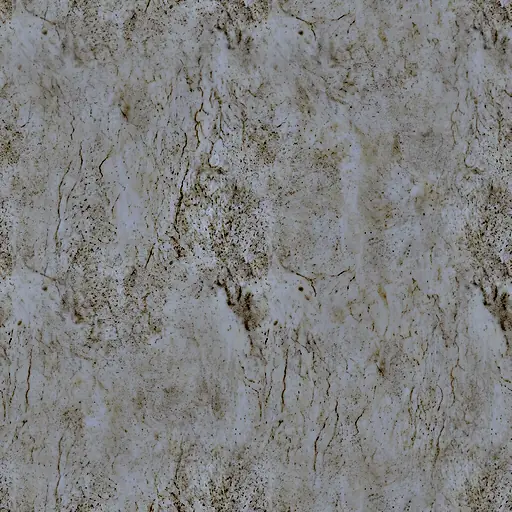
#> input picture tex/d-bone.webp, 512 x 512 px, given in place of Gemini_Generated_Image_bvetgrbvetgrbvet.jpeg, which was not available
$ python make-photo-tex.py ../tex/d-bone.webp
#> lines starting #> are read from the running program, lines starting #| are printed output that depends on the picture; pictures that were not available may be replaced by others from this repository, and a replacement may not be noted
#!/usr/bin/env python3
# 把 Gemini 生成的原圖（generated-images/，2048×2048 的 JPEG，不放進 git）做成遊戲用的貼圖（tex/*.webp）
# 用法：python3 tools/make-photo-tex.py            → 全部重做
#       python3 tools/make-photo-tex.py --monsters → 只做怪物的材質（d-* 細節貼圖、m-* 照片）
#       python3 tools/make-photo-tex.py --preview  → 另外在 playtest-out/photo-tex-preview.jpg 拼一張 2×2 重複排的預覽（看接縫）
# 每張貼圖都要能重複排不露出接縫：
# - 規則花紋（壁紙、地毯、地磚、人字拼）：先找出花紋重複的間距，剛好裁幾個整數間距，左右上下才接得起來
# - 不規則的（絨布、水泥、鐵板）：把圖平移一半再跟原圖混合，接縫藏在中間
# 車廂的牆是一張合成圖：上面壁紙、中間黃銅線、下面胡桃木鑲板和踢腳板（跟 render3d.js 原本畫的 walnutTex 一樣的排法）
import os, sys
import numpy as np
from PIL import Image, ImageDraw, ImageFilter, ImageFont

ROOT = os.path.dirname(os.path.dirname(os.path.abspath(__file__)))
SRC = os.path.join(ROOT, 'generated-images')
OUT = os.path.join(ROOT, 'tex')
# 貼圖名稱 → 原圖檔名（Gemini 下載下來的名字）
SOURCES = {
    'wallpaper': 'Gemini_Generated_Image_k7v0u2k7v0u2k7v0.jpeg',
    'walnut': 'Gemini_Generated_Image_ui4wi3ui4wi3ui4w.jpeg',
    'velvet': 'Gemini_Generated_Image_kcmz3rkcmz3rkcmz.jpeg',
    'runner': 'Gemini_Generated_Image_r8kjebr8kjebr8kj.jpeg',
    'lounge': 'Gemini_Generated_Image_osfaw5osfaw5osfa.jpeg',
    'tile': 'Gemini_Generated_Image_g7xurtg7xurtg7xu.jpeg',
    'ceiling': 'Gemini_Generated_Image_ag6ex2ag6ex2ag6e.jpeg',
    'iron': 'Gemini_Generated_Image_k2suq3k2suq3k2su.jpeg',
    'herringbone': 'Gemini_Generated_Image_w74rb7w74rb7w74r.jpeg',
    'concrete': 'Gemini_Generated_Image_lq8fk7lq8fk7lq8f.jpeg',
    # 第二批（2026/10/18）：家具的胡桃木、皮箱、黃銅、桌布床單，車站的灰泥和釉面磚、墨綠車身、車頂、包廂滑門、景觀車廂的地毯
    'wood': 'Gemini_Generated_Image_8mgmne8mgmne8mgm.jpeg',
    'leather': 'Gemini_Generated_Image_qz4ydyqz4ydyqz4y.jpeg',
    'brass': 'Gemini_Generated_Image_6ihf5u6ihf5u6ihf.jpeg',
    'linen': 'Gemini_Generated_Image_rb9injrb9injrb9i.jpeg',
    'plaster': 'Gemini_Generated_Image_5dlfl15dlfl15dlf.jpeg',
    'walltile': 'Gemini_Generated_Image_c58hccc58hccc58h.jpeg',
    'carbody': 'Gemini_Generated_Image_dztcoudztcoudztc.jpeg',
    'roof': 'Gemini_Generated_Image_k4z698k4z698k4z6.jpeg',
    'door': 'Gemini_Generated_Image_7x128b7x128b7x12.jpeg',      # 1536×2752（直的）
    'rug': 'Gemini_Generated_Image_xx8me7xx8me7xx8m.jpeg',       # 2752×1536（橫的）
    # 第三批（2026/10/18）：車窗外的風景（遠景、五種中景畫在洋紅色背景上，再去背）、白天的站場、時刻表、三張海報
    # 站場、時刻表、海報：第一次那段對話後半的「下載原尺寸」壞掉了，開新對話重新生成（只用原尺寸的圖，不用網頁上的預覽圖）
    'far': 'Gemini_Generated_Image_uz7g94uz7g94uz7g.jpeg',
    'mid-plain': 'Gemini_Generated_Image_rdqtq8rdqtq8rdqt.jpeg',
    'mid-trees': 'Gemini_Generated_Image_mw0ex7mw0ex7mw0e.jpeg',
    'mid-bridge': 'Gemini_Generated_Image_syuqa8syuqa8syuq.jpeg',
    'mid-snow': 'Gemini_Generated_Image_v3359lv3359lv335.jpeg',
    'mid-city': 'Gemini_Generated_Image_g1h12og1h12og1h1.jpeg',
    'yard': 'Gemini_Generated_Image_c946wsc946wsc946.jpeg',          # 正側面、沒有透視的站場（2752×1536）
    'timetable': 'Gemini_Generated_Image_wiiy64wiiy64wiiy.jpeg',     # 1792×2400
    'poster-bridge': 'Gemini_Generated_Image_xc91nxxc91nxxc91.jpeg',
    'poster-snow': 'Gemini_Generated_Image_gw9x93gw9x93gw9x.jpeg',
    'poster-meadow': 'Gemini_Generated_Image_kd6guokd6guokd6g.jpeg',
    # 第四批（2026/10/18）：怪物的材質（皮膚、鳥腳的鱗片、布、骨頭、鐵、樹皮、苔蘚、頭髮、草、獸毛、眼白、蛞蝓的皮、屍皮、
    # 兩種菇傘、菌褶、菇柄、葵花籽、花瓣、熔岩）。針織毛衣的布連續三次生成失敗，眼花女孩的毛衣用棉布
    'm-skin': 'Gemini_Generated_Image_bvetgrbvetgrbvet.jpeg',
    'm-birdleg': 'Gemini_Generated_Image_x46o8x46o8x46o8x.jpeg',
    'm-cotton': 'Gemini_Generated_Image_8ktbo8ktbo8ktbo8.jpeg',
    'm-bone': 'Gemini_Generated_Image_4cdve94cdve94cdv.jpeg',
    'm-steel': 'Gemini_Generated_Image_436nf6436nf6436n.jpeg',
    'm-rag': 'Gemini_Generated_Image_49ow6r49ow6r49ow.jpeg',
    'm-bark': 'Gemini_Generated_Image_3fm4jv3fm4jv3fm4.jpeg',
    'm-moss': 'Gemini_Generated_Image_o6tnsoo6tnsoo6tn.jpeg',
    'm-hair': 'Gemini_Generated_Image_2qenhk2qenhk2qen.jpeg',
    'm-grass': 'Gemini_Generated_Image_mq00vpmq00vpmq00.jpeg',
    'm-fur': 'Gemini_Generated_Image_8pxc7a8pxc7a8pxc.jpeg',
    'm-sclera': 'Gemini_Generated_Image_3a8yky3a8yky3a8y.jpeg',
    'm-slug': 'Gemini_Generated_Image_68c3fc68c3fc68c3.jpeg',
    'm-corpse': 'Gemini_Generated_Image_f9jzvef9jzvef9jz.jpeg',
    'm-capred': 'Gemini_Generated_Image_tcquz7tcquz7tcqu.jpeg',
    'm-cappurple': 'Gemini_Generated_Image_j1jrw3j1jrw3j1jr.jpeg',
    'm-gills': 'Gemini_Generated_Image_ojb2znojb2znojb2.jpeg',
    'm-stem': 'Gemini_Generated_Image_n2mf9in2mf9in2mf.jpeg',
    'm-seeds': 'Gemini_Generated_Image_cg85kicg85kicg85.jpeg',
    'm-petal': 'Gemini_Generated_Image_fw841zfw841zfw84.jpeg',
    'm-lava': 'Gemini_Generated_Image_unqve6unqve6unqv.jpeg',
}
FONT = '/System/Library/Fonts/Supplemental/Songti.ttc'   # 宋體（繁體 Bold 是第 2 個、Regular 是第 7 個）


def load(name):
#> called with name = 'm-skin'
    return np.asarray(Image.open(os.path.join(SRC, SOURCES[name])).convert('RGB'), dtype=np.float32)


# [24 lines left out: functions period, crop_periods, not called in this run]


def blend_axis(a, axis, frac):
    """沿著一個方向做成可以重複：邊緣換成平移一半的圖（它的邊緣是原圖的中間，接得起來），接縫藏在中間"""
    n = a.shape[axis]
    r = np.roll(a, n // 2, axis=axis)
    t = np.arange(n) / (n - 1)
    d = np.minimum(t, 1 - t)                     # 離邊緣多遠（0～0.5）
    m = np.clip(d / frac, 0, 1)
    m = m * m * (3 - 2 * m)                      # 平滑
    shape = [1, 1, 1]; shape[axis] = n
    m = m.reshape(shape)
    return a * m + r * (1 - m)


def tileable(a, frac=0.22, axes=(0, 1)):
#> called with frac = 0.2, axes = (0, 1)
    for ax in axes:
        a = blend_axis(a, ax, frac)
#> this loop made 2 passes
#> n in blend_axis on passes 1 to 2: 512, 512
#> pass 1, in blend_axis, `r = np.roll(a, n // 2, axis=axis)`:
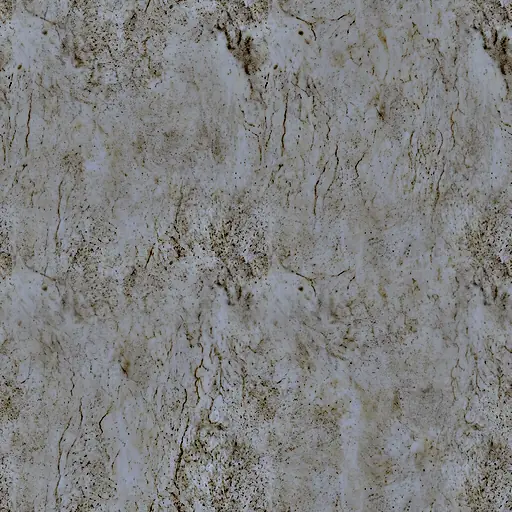
#> r: shape (512, 512, 3) float32; mean of channels 0, 1, 2 127.5, 127.8, 127.3; drawn as R, G, B
#> pass 2, in blend_axis (call 2), `r = np.roll(a, n // 2, axis=axis)`:
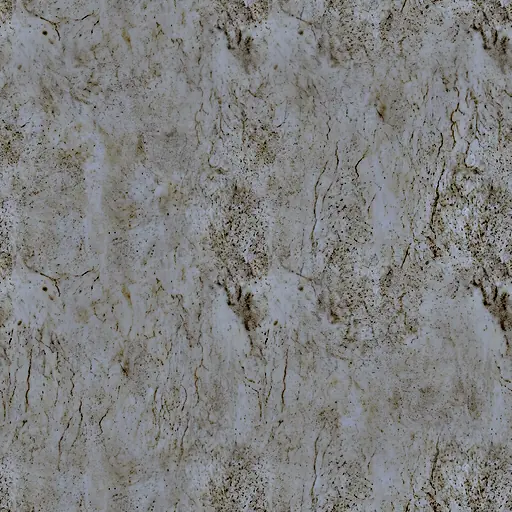
#> r: shape (512, 512, 3) float64; mean of channels 0, 1, 2 127.5, 127.8, 127.3; drawn as R, G, B
    return a


def to_img(a, size):
#> called with size = (512, 512)
    return Image.fromarray(np.clip(a, 0, 255).astype(np.uint8)).resize(size, Image.LANCZOS)
#> returned value: PIL image 512x512 RGB


def save(img, name, q=80):
    os.makedirs(OUT, exist_ok=True)
    p = os.path.join(OUT, name + '.webp')
    img.save(p, 'WEBP', quality=q, method=6)
    print(f'{name}.webp {img.size[0]}×{img.size[1]} {os.path.getsize(p) // 1024} KB')
    return img


# [89 lines left out: functions periodic, wall, checker, not called in this run]


def hpx(h):
    """牆上的高度（公尺）→ 512×1024 牆面貼圖的像素（從上往下）"""
    return int(round((1 - h / 2.7) * 1024))


# [16 lines left out: function station, not called in this run]


CAR_GREEN = np.array([0.6, 0.72, 0.64], np.float32)   # 生成的綠色偏灰偏淺，壓深成墨綠色


# [56 lines left out: functions carriage, cardoor, key_magenta, strip, not called in this run]


def mid(name, top, n, fill):
    a = load(name)[int(load(name).shape[0] * top):]
    return strip(key_magenta(a), n, fill)


# [107 lines left out: functions far, yard, ink, timetable, blank_band, poster, not called in this run]


# ---------- 怪物 ----------
def wrap_blur(img, r):
    """可以重複排的模糊：先排成 3×3 再模糊、取中間那張，邊緣才不會糊進黑邊"""
#> called with r = 21.33
    w, h = img.size
#> w = 512; h = 512
    big = Image.new(img.mode, (w * 3, h * 3))
#> big: PIL image 1536x1536 RGB; every value is 0
    for i in range(3):
        for j in range(3):
            big.paste(img, (i * w, j * h))
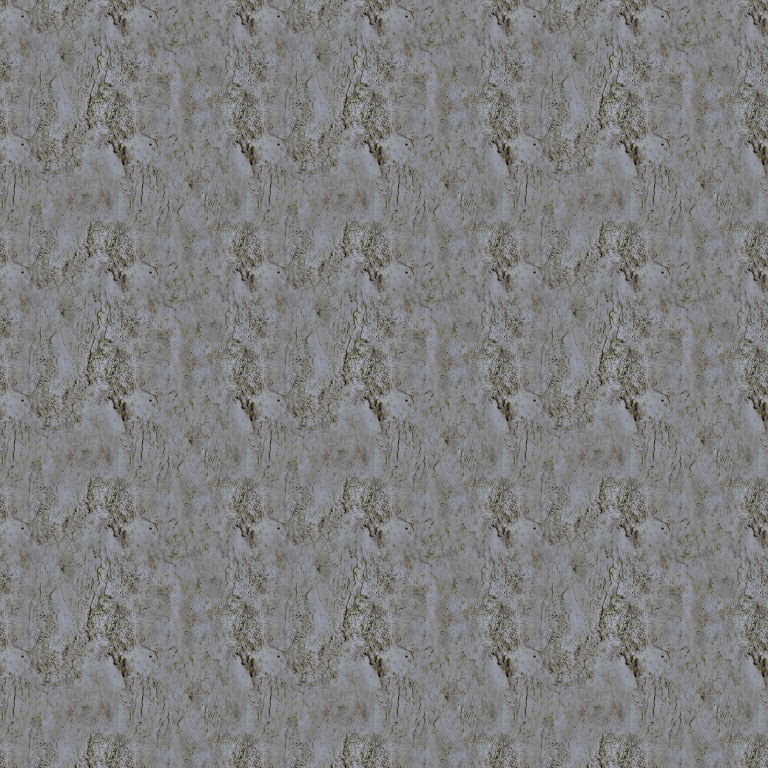
#> big: PIL image 1536x1536 RGB (shown at 1/2 size); mean R, G, B 127.1, 127.5, 127
    return big.filter(ImageFilter.GaussianBlur(r)).crop((w, h, 2 * w, 2 * h))
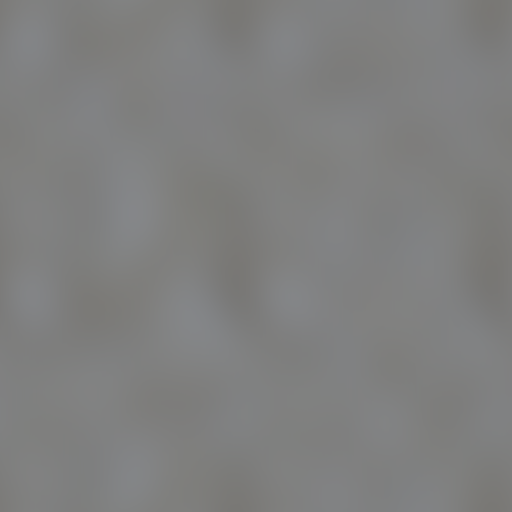
#> returned value: PIL image 512x512 RGB; mean R, G, B 127.1, 127.5, 127


def detail(name, size=512, frac=0.2, gain=1.0, mono=False):
    """細節貼圖（d-*）：照片除以模糊過的自己，只留下細部的紋路（毛孔、裂紋、纖維、髮絲），平均是 128。
    遊戲裡乘兩倍再乘在原本的顏色上，怪物的顏色和花紋不變，只是表面變得像真的。
    mono：只留明暗（苔蘚裡的小紫花、草葉的顏色不要染到怪物身上）"""
    img = to_img(tileable(load(name), frac), (size, size))
    a = np.asarray(img, np.float32)
    b = np.asarray(wrap_blur(img, size / 24), np.float32)
    if mono:
        a, b = a.mean(axis=2, keepdims=True), b.mean(axis=2, keepdims=True)
    d = 128 * (1 + (a / np.maximum(b, 6) - 1) * gain) * np.ones((1, 1, 3), np.float32)
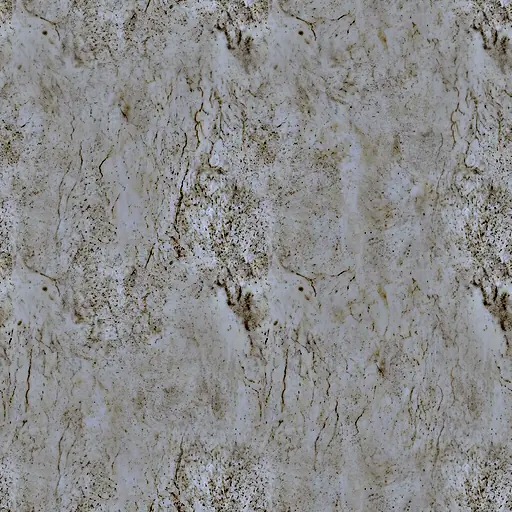
#> d: shape (512, 512, 3) float32; mean R, G, B 127.9, 127.8, 127.7; drawn with min black and max white
    d = np.clip(d, 0, 255)
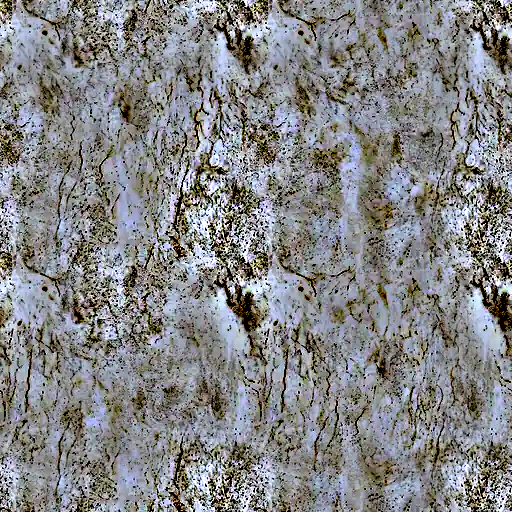
#> d: shape (512, 512, 3) float32; mean R, G, B 132.2, 132.4, 133.3
    d *= 128 / d.reshape(-1, 3).mean(axis=0)        # 夾掉太亮的之後平均會偏，再拉回 128
    return Image.fromarray(np.clip(d, 0, 255).astype(np.uint8))


# [49 lines left out: functions sample, cap, gills, lava, not called in this run]


def monsters(out):
    # 細節貼圖：(名字, 增益, 只留明暗)；毛和頭髮的紋路本來就很強，皮膚、棉布和骨頭很淡要加強
    for n, gain, mono in (('skin', 3.2, False), ('birdleg', 1.0, True), ('cotton', 3.0, True), ('bone', 2.2, False), ('steel', 1.0, False), ('rag', 1.0, False),
                          ('bark', 0.9, True), ('moss', 0.9, True), ('hair', 1.0, True), ('grass', 0.9, True), ('fur', 1.0, True), ('sclera', 1.0, False),
                          ('slug', 1.0, False), ('corpse', 1.0, True)):
        out['d-' + n] = save(detail('m-' + n, gain=gain, mono=mono), 'd-' + n, q=72)
#| d-skin.webp 512×512 88 KB
#> pass 2 of the loop in monsters, `for n, gain, mono in (('skin', 3.2, False), ('birdleg', 1.0, True), ('..`:
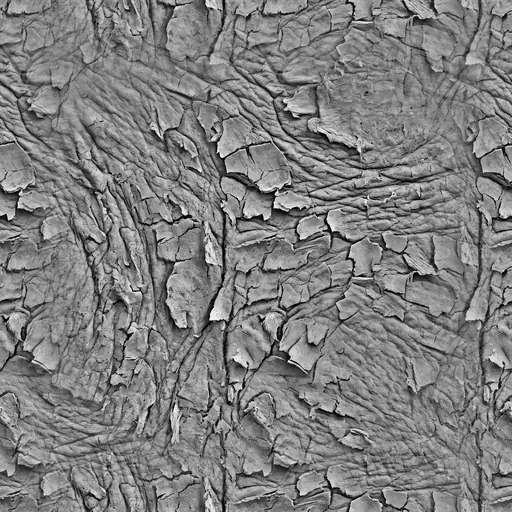
#> input picture tex/d-corpse.webp, 512 x 512 px, given in place of Gemini_Generated_Image_x46o8x46o8x46o8x.jpeg, which was not available
#> the loop in tileable (call 2), `for ax in axes:` made 2 passes
#> after the loop in wrap_blur (call 2), `for i in range(3):`:
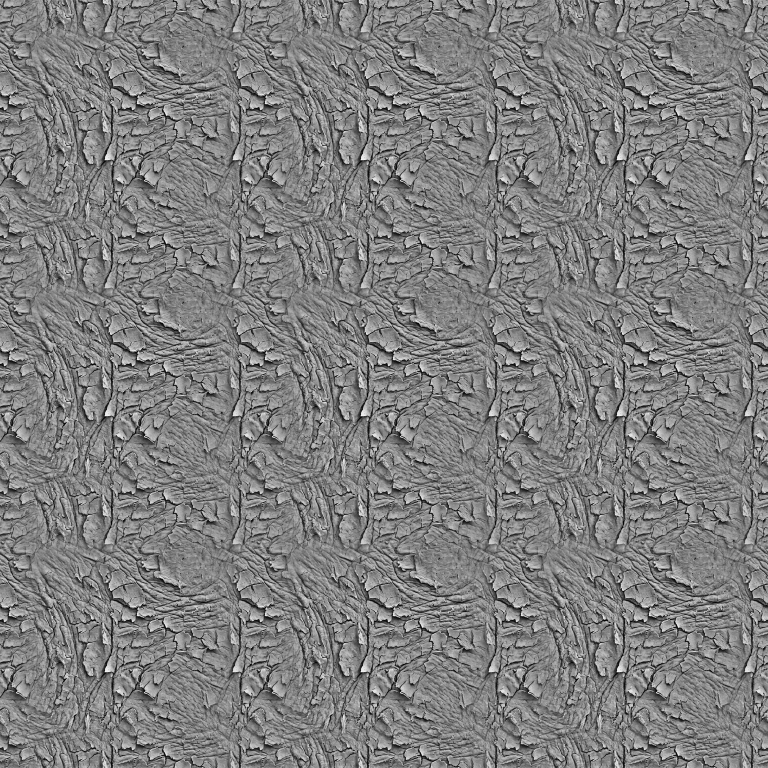
#> big: PIL image 1536x1536 RGB (shown at 1/2 size); mean R, G, B 127.3, 127.3, 127.3
#> in detail (call 2), `d = 128 * (1 + (a / np.maximum(b, 6) - 1) * gain) * np.ones((1, 1, 3),..`:
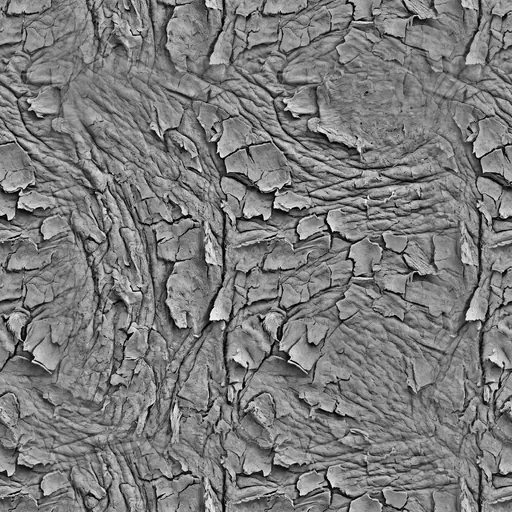
#> d: shape (512, 512, 3) float32; min 0, max 263.2, mean 128; drawn with min black and max white
#| d-birdleg.webp 512×512 68 KB
    out['m-capred'] = save(cap('m-capred'), 'm-capred', q=76)
    out['m-capk'] = save(cap('m-cappurple'), 'm-capk', q=76)
    out['m-gills'] = save(gills('m-gills'), 'm-gills', q=76)
    out['m-stem'] = save(to_img(tileable(load('m-stem'), 0.15), (512, 512)), 'm-stem', q=76)
    out['m-seeds'] = save(to_img(load('m-seeds'), (512, 512)), 'm-seeds', q=76)
    pt = load('m-petal')
    out['m-petal'] = save(to_img(pt[:, 512:1536], (256, 512)), 'm-petal', q=76)   # 花瓣是直的，取中間一條
    rock, glow = lava()
    out['m-rock'] = save(rock, 'm-rock', q=76)
    out['m-lava'] = save(glow, 'm-lava', q=76)


def main():
    out = {}
    if '--monsters' in sys.argv:          # 只做怪物的（比較快）
        monsters(out)
        return
    monsters(out)
    out['w3-wall'] = save(wall(), 'w3-wall')
    out['w3-velvet'] = save(to_img(tileable(load('velvet'), 0.1), (512, 512)), 'w3-velvet')   # 座椅每一面貼一整張，不太會重複排
    out['w3-runner'] = save(periodic('runner'), 'w3-runner')
    out['w3-carpet'] = save(periodic('lounge', lo=0.15), 'w3-carpet')
    out['w3-tile'] = save(checker(), 'w3-tile')
    out['w3-ceiling'] = save(to_img(tileable(load('ceiling'), 0.06), (512, 512)), 'w3-ceiling')
    iron = to_img(tileable(load('iron'), 0.18), (512, 512))
    out['w3-iron'] = save(iron, 'w3-iron')
    # 機車室的牆（512×1024，跟車廂的牆一樣要壓扁 0.74 倍）：鐵板一張一張往上疊
    ih = int(round(512 * 1024 / 2.7 / 512))
    iw = Image.new('RGB', (512, 1024)); it = iron.resize((512, ih), Image.LANCZOS)
    for y in range(0, 1024, ih): iw.paste(it, (0, y))
    out['w3-ironwall'] = save(iw, 'w3-ironwall')
    out['w3-herringbone'] = save(periodic('herringbone', lo=0.1), 'w3-herringbone')
    out['w3-concrete'] = save(to_img(tileable(load('concrete'), 0.25), (512, 512)), 'w3-concrete')
    # 家具的材質：一個面貼一整張，不太會重複排，只要邊緣輕輕混合（混太多會出現一條條明暗帶）
    for n in ('wood', 'leather', 'linen'):
        out['w3-' + n] = save(to_img(tileable(load(n), 0.06), (512, 512)), 'w3-' + n)
    out['w3-brass'] = save(to_img(tileable(load('brass'), 0.06), (256, 256)), 'w3-brass')
    out['w3-station'] = save(station(), 'w3-station')
    out['w3-carriage'] = save(carriage(), 'w3-carriage')
    out['w3-cardoor'] = save(cardoor(), 'w3-cardoor')
    dr = load('door')
    out['w3-door'] = save(to_img(dr[:, :int(dr.shape[1] * 0.915)], (256, 512)), 'w3-door')   # 右邊多出來的門框裁掉
    out['w3-roof'] = save(to_img(tileable(load('roof'), 0.12), (512, 512)), 'w3-roof')
    out['w3-rug'] = save(to_img(load('rug'), (1024, 512)), 'w3-rug')
    out['w3-far'] = save(far(), 'w3-far', q=74)
    # 中景：(名字, 從原圖哪裡開始裁, 排幾份, 內容佔下面多少)，高度照原本程式畫的中景
    for n, top, k, fill in (('plain', 0.52, 2, 0.5), ('trees', 0.0, 3, 0.62), ('bridge', 0.0, 2, 0.85), ('snow', 0.18, 2, 0.75), ('city', 0.25, 2, 0.85)):
        out['w3-mid-' + n] = save(mid('mid-' + n, top, k, fill), 'w3-mid-' + n, q=74)
    if SOURCES['yard']: out['w3-yard'] = save(yard(), 'w3-yard', q=74)
    if SOURCES['timetable']: out['w3-timetable'] = save(timetable(), 'w3-timetable')
    for n, title, sub, col in (('bridge', '鐵 橋 頭', '末班特快　夜夜發車', (40, 60, 64)), ('snow', '雪 嶺', '冬日溫泉　山城之旅', (52, 66, 84)), ('meadow', '霧 濱', '花開的原野　等你回家', (60, 84, 60))):
        if SOURCES['poster-' + n]: out['w3-poster-' + n] = save(poster('poster-' + n, title, sub, col), 'w3-poster-' + n)
    if '--preview' in sys.argv:
        tiles = [v for k, v in out.items() if k.startswith('w3-') and v.size[0] == v.size[1] and v.mode == 'RGB']
        P = Image.new('RGB', (4 * 512, 5 * 512), (20, 20, 20))
        for i, t in enumerate(tiles):
            s = t.resize((256, 256))
            x, y = (i % 4) * 512, (i // 4) * 512
            for dx in (0, 256):
                for dy in (0, 256):
                    P.paste(s, (x + dx, y + dy))
        for j, k in enumerate(('w3-wall', 'w3-station', 'w3-carriage', 'w3-ironwall')):
            wl = out[k].resize((128, 256))
            for i in range(2):
                P.paste(wl, (j * 288 + i * 128, 4 * 512))
        P.paste(out['w3-door'].resize((128, 256)), (1200, 4 * 512)); P.paste(out['w3-cardoor'].resize((128, 256)), (1340, 4 * 512))
        P.paste(out['w3-rug'].resize((512, 256)), (1500, 4 * 512))
        os.makedirs(os.path.join(ROOT, 'playtest-out'), exist_ok=True)
        P.save(os.path.join(ROOT, 'playtest-out', 'photo-tex-preview.jpg'), quality=85)


#> (the run stopped early here; a loop or call above may not have finished)
